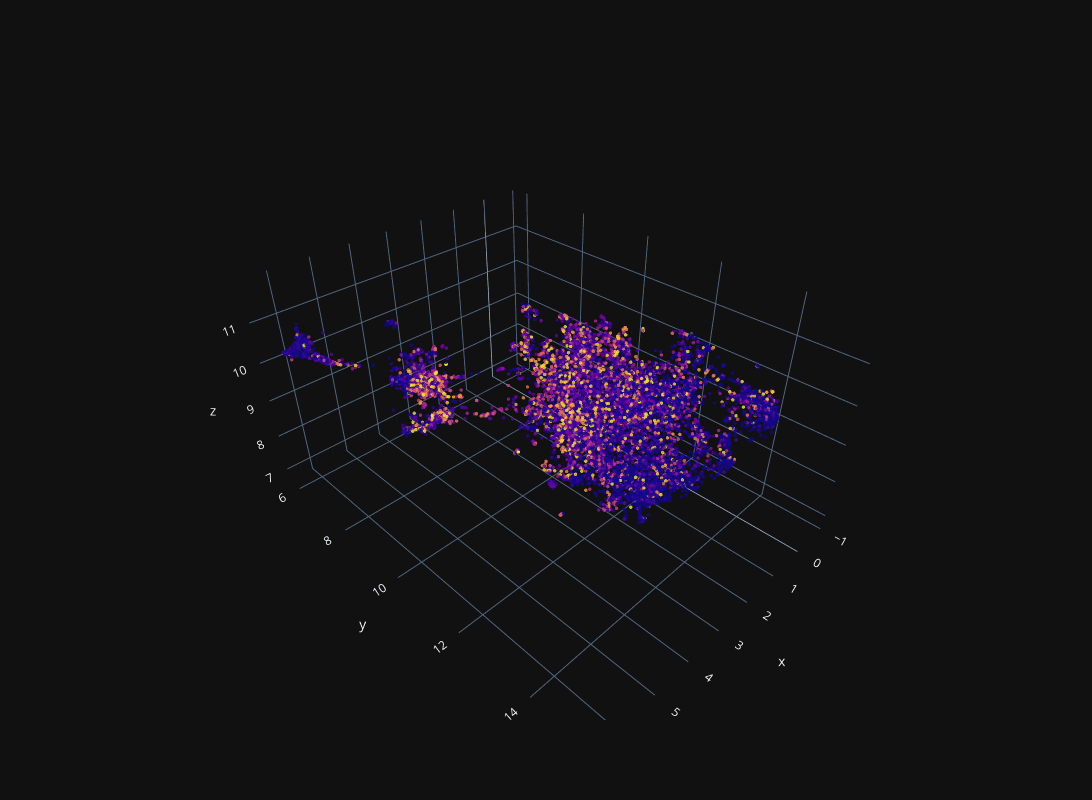

Write notebook code for a chart like this one.
### Code cell
# Map genres to integers
genre_to_num = {g: i for i, g in enumerate(df["genre"].unique())}
color_nums = df["genre"].map(genre_to_num)

# Create 3D scatter using Scatter3d for better control
fig = go.Figure(
    go.Scatter3d(
        x=coords[:, 0],
        y=coords[:, 1],
        z=coords[:, 2],
        mode='markers',  # ONLY markers
        marker=dict(
            size=2,        # small markers
            opacity=0.8,
            color=color_nums,  # color by genre
        ),
        text=df["names"],  # hover text
    )
)

# Layout settings
fig.update_layout(
    width=1200,
    height=800,
    scene=dict(
        aspectmode='data'
    ),
    template="plotly_dark",
)

fig.show()

### Figure 1 — Plotly figure (JSON) as saved in the notebook; plotly's stock layout.template omitted (floating-point values rounded to 4 significant figures; data arrays with more than 128 entries replaced by an {"elided": "..."} marker saying what was removed)
{"data": [{"marker": {"color": {"elided": "9910 int values"}, "opacity": 0.8, "size": 2}, "mode": "markers", "text": {"elided": "9910 str values"}, "type": "scatter3d", "x": {"elided": "9910 float values"}, "y": {"elided": "9910 float values"}, "z": {"elided": "9910 float values"}}], "layout": {"height": 800, "scene": {"aspectmode": "data"}, "width": 1200}}
